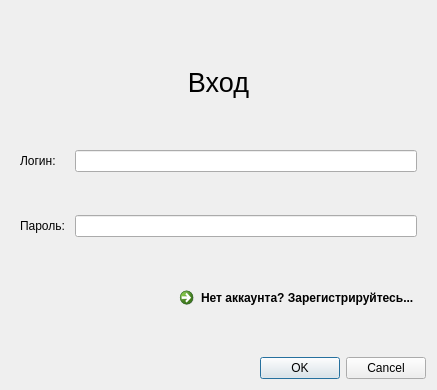
<?xml version="1.0" encoding="UTF-8"?>
<ui version="4.0">
 <class>DialogSign</class>
 <widget class="QDialog" name="DialogSign">
  <property name="geometry">
   <rect>
    <x>0</x>
    <y>0</y>
    <width>437</width>
    <height>390</height>
   </rect>
  </property>
  <property name="windowTitle">
   <string>Dialog</string>
  </property>
  <layout class="QGridLayout" name="gridLayout">
   <item row="2" column="0">
    <widget class="QDialogButtonBox" name="buttonBox">
     <property name="orientation">
      <enum>Qt::Horizontal</enum>
     </property>
     <property name="standardButtons">
      <set>QDialogButtonBox::Cancel|QDialogButtonBox::Ok</set>
     </property>
    </widget>
   </item>
   <item row="1" column="0">
    <widget class="QStackedWidget" name="stackedWidget">
     <property name="currentIndex">
      <number>0</number>
     </property>
     <widget class="QWidget" name="page">
      <layout class="QGridLayout" name="gridLayout_2">
       <item row="2" column="0">
        <widget class="QLabel" name="label_3">
         <property name="text">
          <string>Пароль: </string>
         </property>
        </widget>
       </item>
       <item row="1" column="0">
        <widget class="QLabel" name="label_2">
         <property name="text">
          <string>Логин: </string>
         </property>
        </widget>
       </item>
       <item row="1" column="1" colspan="3">
        <widget class="QLineEdit" name="loginSign"/>
       </item>
       <item row="3" column="1">
        <spacer name="horizontalSpacer_2">
         <property name="orientation">
          <enum>Qt::Horizontal</enum>
         </property>
         <property name="sizeHint" stdset="0">
          <size>
           <width>40</width>
           <height>20</height>
          </size>
         </property>
        </spacer>
       </item>
       <item row="3" column="2" colspan="2">
        <widget class="QCommandLinkButton" name="linkSign">
         <property name="maximumSize">
          <size>
           <width>16777215</width>
           <height>25</height>
          </size>
         </property>
         <property name="text">
          <string>Нет аккаунта? Зарегистрируйтесь...</string>
         </property>
        </widget>
       </item>
       <item row="2" column="1" colspan="3">
        <widget class="QLineEdit" name="passSign"/>
       </item>
       <item row="0" column="0" colspan="4">
        <widget class="QLabel" name="label">
         <property name="maximumSize">
          <size>
           <width>16777215</width>
           <height>50</height>
          </size>
         </property>
         <property name="font">
          <font>
           <pointsize>20</pointsize>
          </font>
         </property>
         <property name="text">
          <string>Вход</string>
         </property>
         <property name="alignment">
          <set>Qt::AlignCenter</set>
         </property>
        </widget>
       </item>
      </layout>
     </widget>
     <widget class="QWidget" name="page_2">
      <layout class="QGridLayout" name="gridLayout_3">
       <item row="4" column="2" colspan="2">
        <widget class="QCommandLinkButton" name="linkAuth">
         <property name="maximumSize">
          <size>
           <width>16777215</width>
           <height>25</height>
          </size>
         </property>
         <property name="font">
          <font>
           <pointsize>8</pointsize>
           <underline>true</underline>
          </font>
         </property>
         <property name="layoutDirection">
          <enum>Qt::LeftToRight</enum>
         </property>
         <property name="text">
          <string>Есть аккаунт? Войдите....</string>
         </property>
        </widget>
       </item>
       <item row="1" column="0">
        <widget class="QLabel" name="label_5">
         <property name="text">
          <string>Логин: </string>
         </property>
        </widget>
       </item>
       <item row="2" column="0">
        <widget class="QLabel" name="label_7">
         <property name="text">
          <string>Имя: </string>
         </property>
        </widget>
       </item>
       <item row="0" column="0" colspan="3">
        <widget class="QLabel" name="label_4">
         <property name="maximumSize">
          <size>
           <width>16777215</width>
           <height>50</height>
          </size>
         </property>
         <property name="font">
          <font>
           <pointsize>20</pointsize>
          </font>
         </property>
         <property name="text">
          <string>Регистрация</string>
         </property>
         <property name="alignment">
          <set>Qt::AlignCenter</set>
         </property>
        </widget>
       </item>
       <item row="3" column="0">
        <widget class="QLabel" name="label_6">
         <property name="text">
          <string>Пароль: </string>
         </property>
        </widget>
       </item>
       <item row="1" column="1" colspan="3">
        <widget class="QLineEdit" name="loginAuth"/>
       </item>
       <item row="2" column="1" colspan="3">
        <widget class="QLineEdit" name="name"/>
       </item>
       <item row="4" column="1">
        <spacer name="horizontalSpacer">
         <property name="orientation">
          <enum>Qt::Horizontal</enum>
         </property>
         <property name="sizeHint" stdset="0">
          <size>
           <width>40</width>
           <height>20</height>
          </size>
         </property>
        </spacer>
       </item>
       <item row="3" column="1" colspan="3">
        <widget class="QLineEdit" name="passAuth"/>
       </item>
      </layout>
     </widget>
    </widget>
   </item>
  </layout>
 </widget>
 <tabstops>
  <tabstop>loginSign</tabstop>
  <tabstop>passSign</tabstop>
  <tabstop>linkSign</tabstop>
  <tabstop>loginAuth</tabstop>
  <tabstop>name</tabstop>
  <tabstop>passAuth</tabstop>
  <tabstop>linkAuth</tabstop>
 </tabstops>
 <resources/>
 <connections>
  <connection>
   <sender>buttonBox</sender>
   <signal>accepted()</signal>
   <receiver>DialogSign</receiver>
   <slot>accept()</slot>
   <hints>
    <hint type="sourcelabel">
     <x>257</x>
     <y>380</y>
    </hint>
    <hint type="destinationlabel">
     <x>157</x>
     <y>274</y>
    </hint>
   </hints>
  </connection>
  <connection>
   <sender>buttonBox</sender>
   <signal>rejected()</signal>
   <receiver>DialogSign</receiver>
   <slot>reject()</slot>
   <hints>
    <hint type="sourcelabel">
     <x>325</x>
     <y>380</y>
    </hint>
    <hint type="destinationlabel">
     <x>286</x>
     <y>274</y>
    </hint>
   </hints>
  </connection>
 </connections>
</ui>
